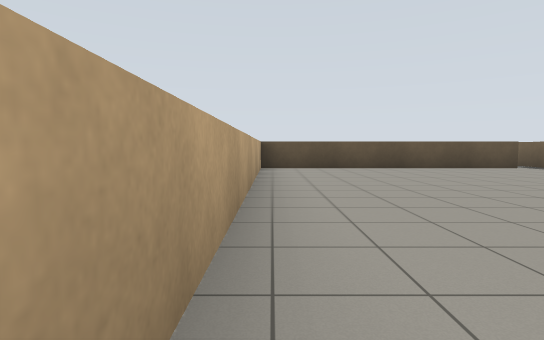
view 1 (above)

24 first-person views from a walk through a robot-simulator world made for Gazebo. The camera is 0.94 m above the floor, tilts 4° down and sees 80° across. The floor is counted in squares, 2 m on a side. Each view is taken from the middle of a square. On the plan, view 1 faces up. The plan holds only what a view shows up to about 9 squares ahead; the rest is blank.

view 2
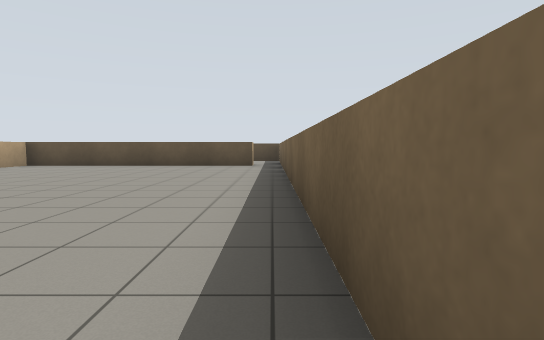

view 3
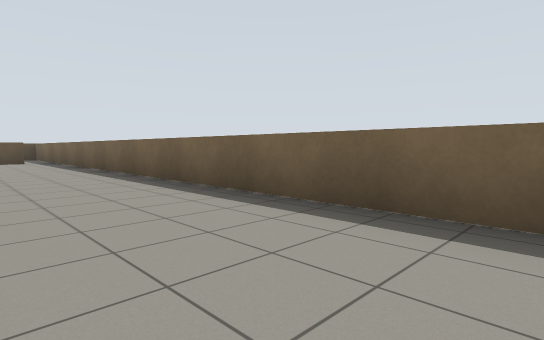

view 4
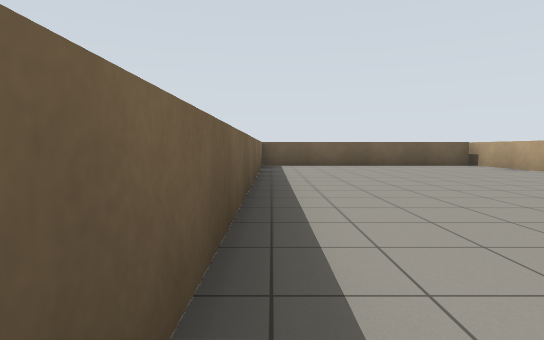

view 5
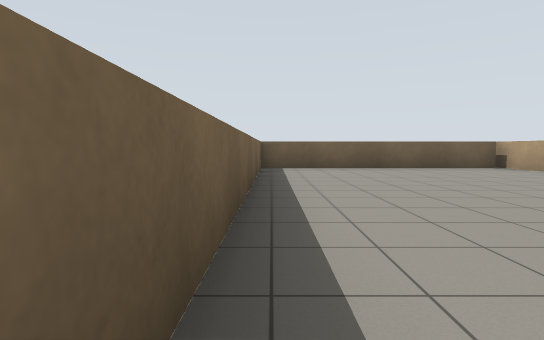

view 6
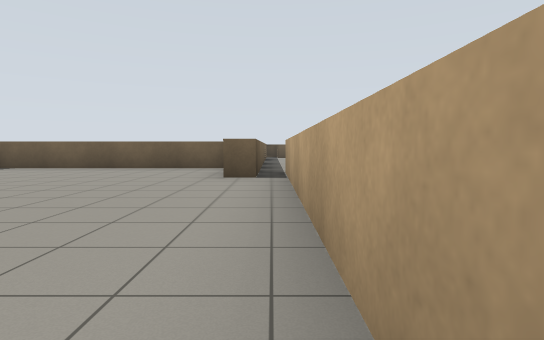

view 7
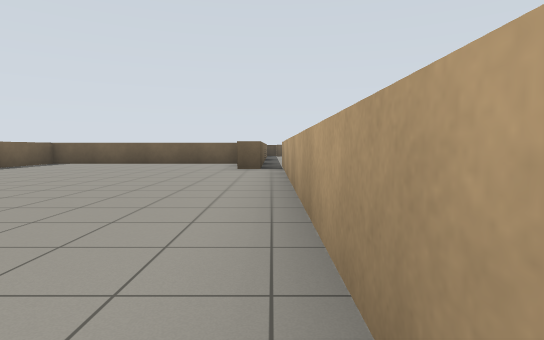

view 8
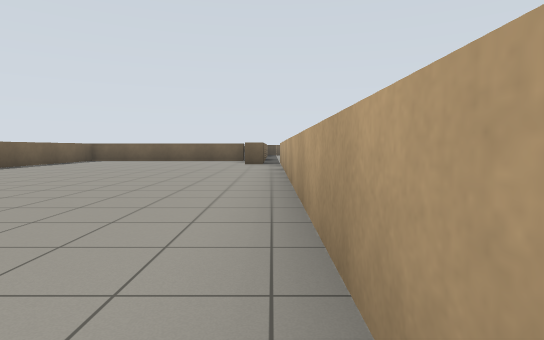

view 9
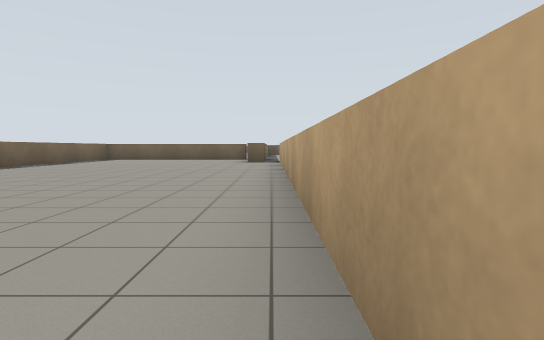

view 10
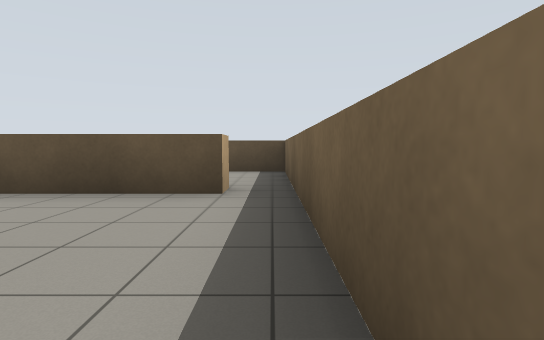

view 11
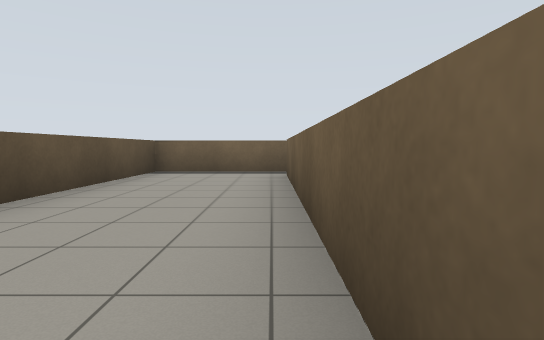

view 12
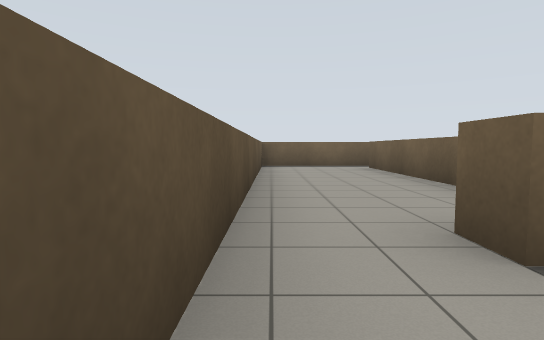

view 13
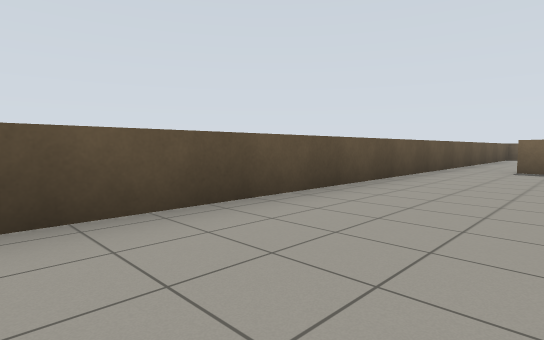

view 14
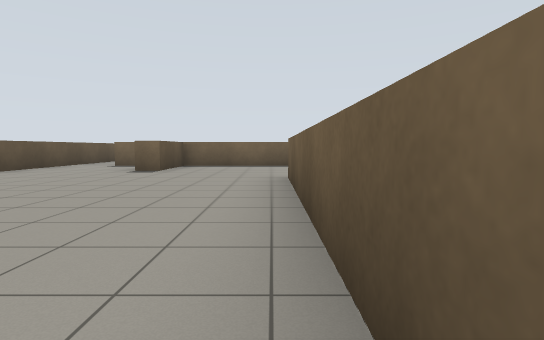

view 15
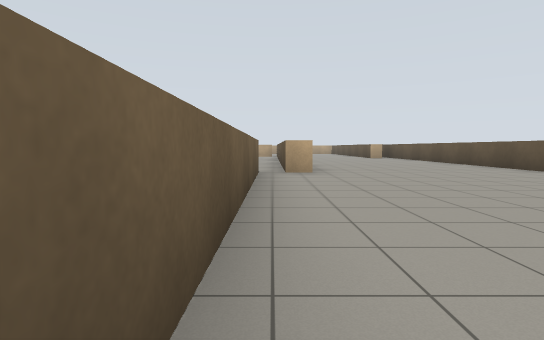

view 16
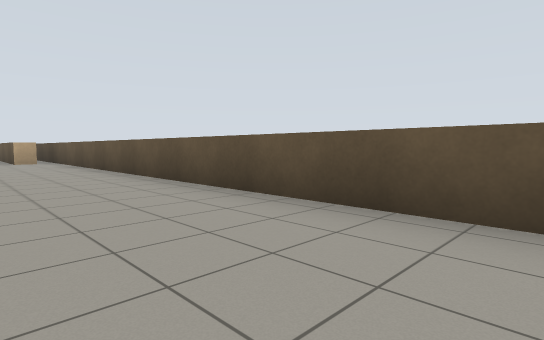

view 17
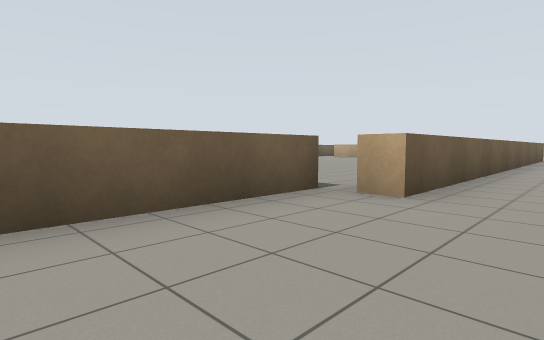

view 18
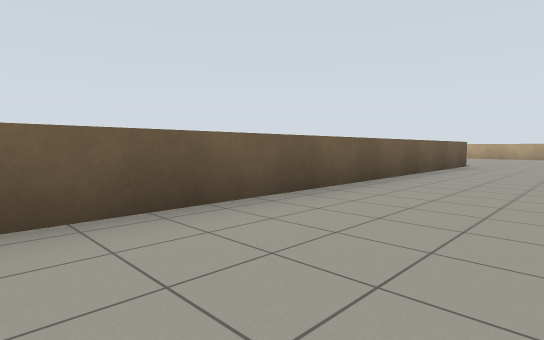

view 19
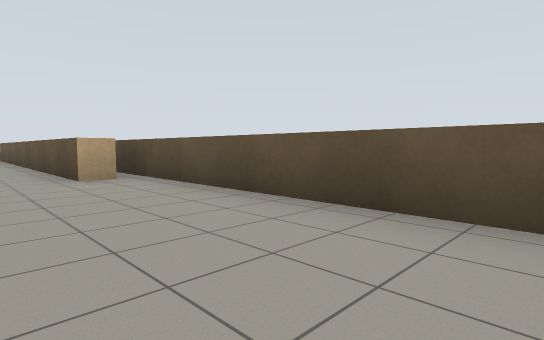

view 20
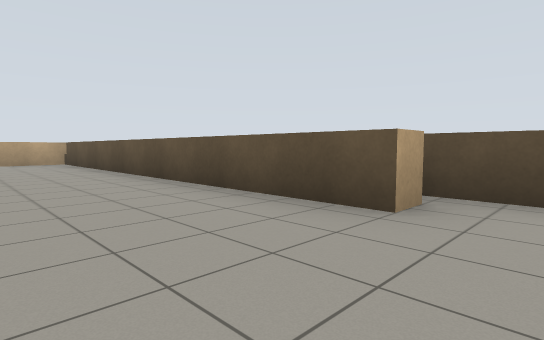

view 21
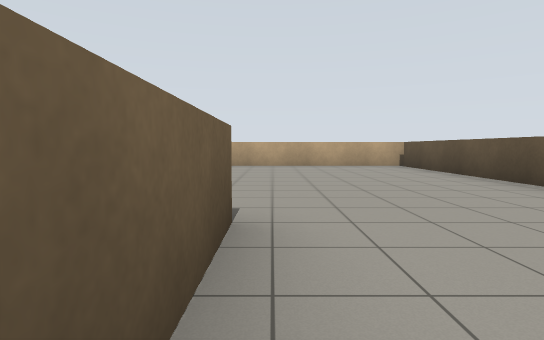

view 22
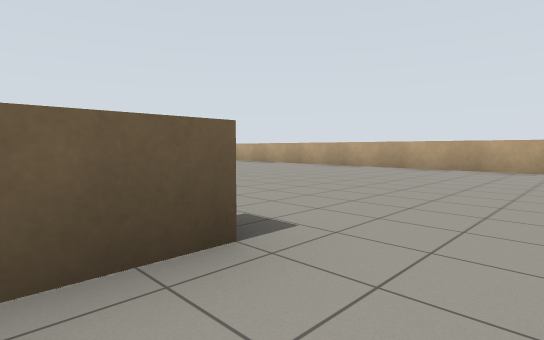

view 23
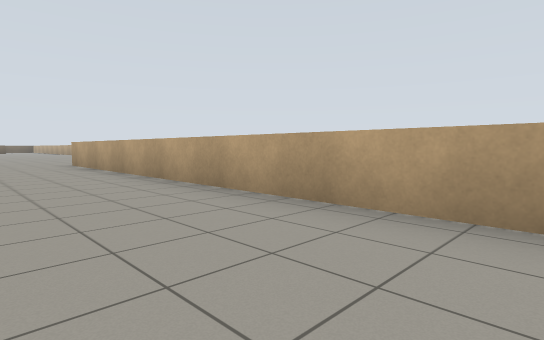

view 24
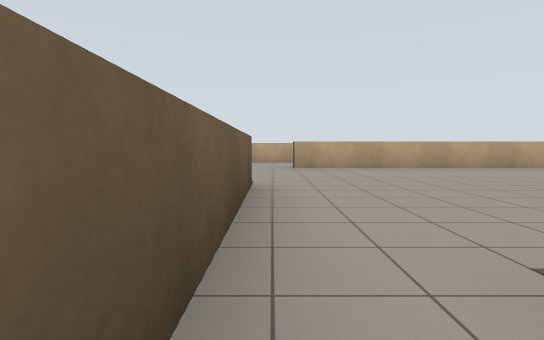

### Floor plan
Points are (right, up) in squares from view 1. A wall is a line through its corners. A room is listed if a view was taken in it or the views show most of it. See-through windows are left out.
Room 1 (views 1, 2, 3, 4, 5, 6, 7, 8, 9, 10)
walls: (0.7, -7.2) (0.7, -9.8); (0.2, -7) (0.8, -7); (0.9, -9.2) (6.3, -9.2) (6.3, 6.5); (5.5, 7.2) (-0.3, 7.2) (-0.3, -8)
ways out: opening at (6, 7) to room 2
Room 2 (views 11, 12, 13, 14, 15, 16, 17, 18, 19, 20, 21, 22, 23)
walls: (-25, -3.2) (-21.2, -3.2); (-22.1, 5.8) (-11, 5.8) (-11, 5.3); (-19, 9.9) (-19, 9.3) (-28, 9.3); (-11.1, 4.8) (-4, 4.8); (-28.3, 9.4) (-28.3, -2.5) (-28.8, -2.5); (-0.7, 4.5) (-0.7, 7.2) (-2.5, 7.2) (-2.5, 7.8); (-0.7, 8.4) (-0.7, 9) (-0.2, 9); (0.2, 7.7) (5.5, 7.7) (5.5, 7.2); (6.3, 6.5) (6.3, 10.2) (-20.5, 10.2)
ways out: opening at (6, 7) to room 1; opening at (-22, -3) to room 3
Room 3 (view 24)
walls: (-11, 5.3) (-13.9, 5.3); (0.2, -10.4) (0.2, -7)
ways out: opening at (-22, -3) to room 2

Where each view was taken, in squares from view 1:
view 1: 0 up, 0 right, facing up
view 2: 1 down, 6 right, facing up
view 3: 4 down, 4 right, facing up-right
view 4: 1 down, 6 right, facing down
view 5: 2 down, 6 right, facing down
view 6: 2 down, 0 right, facing down
view 7: 0 up, 0 right, facing down
view 8: 2 up, 0 right, facing down
view 9: 3 up, 0 right, facing down
view 10: 4 up, 6 right, facing up
view 11: 8 up, 0 right, facing right
view 12: 10 up, 2 left, facing right
view 13: 8 up, 8 left, facing up-right
view 14: 5 up, 9 left, facing right
view 15: 5 up, 5 left, facing left
view 16: 8 up, 8 left, facing up-left
view 17: 7 up, 8 left, facing down-left
view 18: 8 up, 13 left, facing down-left
view 19: 8 up, 14 left, facing up-left
view 20: 7 up, 18 left, facing up-left
view 21: 6 up, 20 left, facing left
view 22: 7 up, 21 left, facing down-left
view 23: 7 up, 26 left, facing down-left
view 24: 3 down, 21 left, facing left
